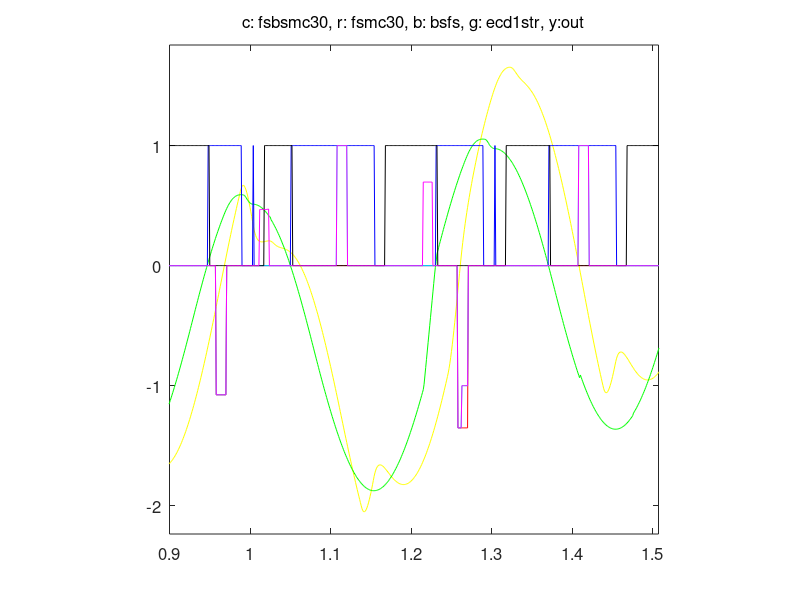

This chart was generated by the following MATLAB code:
function fig = trunc_mc()
% This is the machine-generated representation of a Handle Graphics object
% and its children.  Note that handle values may change when these objects
% are re-created. This may cause problems with any callbacks written to
% depend on the value of the handle at the time the object was saved.
%
% To reopen this object, just type the name of the M-file at the MATLAB
% prompt. The M-file and its associated MAT-file must be on your path.

load trunc_mc

h0 = figure('Position',[485 382 560 420], ...
	'Tag','hotWind', ...
	'UserData',mat0);
h1 = axes('Parent',h0, ...
	'Box','on', ...
	'CameraUpVector',[0 1 0], ...
	'ColorOrder',mat1, ...
	'FontSize',12, ...
	'NextPlot','add', ...
	'Position',[0.13 0.11 0.7749999999999999 0.8149999999999999], ...
	'UserData',mat2, ...
	'XLim',[0.9 1.507], ...
	'XLimMode','manual', ...
	'YLim',mat3, ...
	'YLimMode','manual');
h2 = line('Parent',h1, ...
	'Color',[1 1 0], ...
	'Tag','6825.00036621094', ...
	'XData',mat4, ...
	'YData',mat5);
h2 = line('Parent',h1, ...
	'Color',[1 0 0], ...
	'Tag','6827.00024414062', ...
	'XData',mat6, ...
	'YData',mat7);
h2 = line('Parent',h1, ...
	'Color',[1 0 1], ...
	'Tag','6828.00024414062', ...
	'Visible','off', ...
	'XData',mat8, ...
	'YData',mat9);
h2 = line('Parent',h1, ...
	'Color',[0 1 0], ...
	'Tag','6829.00024414062', ...
	'XData',mat10, ...
	'YData',mat11);
h2 = line('Parent',h1, ...
	'Tag','6830.00024414062', ...
	'Visible','off', ...
	'XData',mat12, ...
	'YData',mat13);
h2 = line('Parent',h1, ...
	'Color',[0 0 1], ...
	'Tag','6831.00024414062', ...
	'XData',mat14, ...
	'YData',mat15);
h2 = text('Parent',h1, ...
	'FontSize',12, ...
	'HandleVisibility','off', ...
	'HorizontalAlignment','center', ...
	'Position',[1.202799076212471 -2.450697896724844 17.32050807568877], ...
	'UserData',0.001, ...
	'VerticalAlignment','cap');
set(get(h2,'Parent'),'XLabel',h2);
h2 = text('Parent',h1, ...
	'FontSize',12, ...
	'HandleVisibility','off', ...
	'HorizontalAlignment','center', ...
	'Position',[0.8593464203233256 -0.2169335684475433 17.32050807568877], ...
	'Rotation',90, ...
	'VerticalAlignment','baseline');
set(get(h2,'Parent'),'YLabel',h2);
h2 = text('Parent',h1, ...
	'FontSize',12, ...
	'HandleVisibility','off', ...
	'HorizontalAlignment','right', ...
	'Position',[0.7976651270207853 2.196009716643444 17.32050807568877], ...
	'Visible','off');
set(get(h2,'Parent'),'ZLabel',h2);
h2 = text('Parent',h1, ...
	'FontSize',12, ...
	'HandleVisibility','off', ...
	'HorizontalAlignment','center', ...
	'Position',[1.202799076212471 1.897378121953966 17.32050807568877], ...
	'String','c: fsbsmc30, r: fsmc30, b: bsfs, g: ecd1str, y:out', ...
	'VerticalAlignment','bottom');
set(get(h2,'Parent'),'Title',h2);
h2 = line('Parent',h1, ...
	'Color',[0 1 1], ...
	'Tag','6832.00036621094', ...
	'XData',mat16, ...
	'YData',mat17);
h2 = line('Parent',h1, ...
	'Tag','6837.00024414062', ...
	'XData',mat18, ...
	'YData',mat19);
h2 = line('Parent',h1, ...
	'Color',[1 0 1], ...
	'XData',mat20, ...
	'YData',mat21);
if nargout > 0, fig = h0; end
